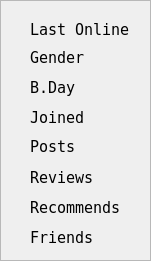
   <widget class="QFrame" name="frame">
    <property name="geometry">
     <rect>
      <x>0</x>
      <y>290</y>
      <width>151</width>
      <height>261</height>
     </rect>
    </property>
    <property name="font">
     <font>
      <family>NSimSun</family>
      <pointsize>11</pointsize>
     </font>
    </property>
    <property name="frameShape">
     <enum>QFrame::StyledPanel</enum>
    </property>
    <property name="frameShadow">
     <enum>QFrame::Raised</enum>
    </property>
    <widget class="QLabel" name="label_2">
     <property name="geometry">
      <rect>
       <x>30</x>
       <y>20</y>
       <width>101</width>
       <height>20</height>
      </rect>
     </property>
     <property name="text">
      <string>Last Online</string>
     </property>
    </widget>
    <widget class="QLabel" name="label_3">
     <property name="geometry">
      <rect>
       <x>30</x>
       <y>50</y>
       <width>61</width>
       <height>16</height>
      </rect>
     </property>
     <property name="text">
      <string>Gender</string>
     </property>
    </widget>
    <widget class="QLabel" name="label_4">
     <property name="geometry">
      <rect>
       <x>30</x>
       <y>80</y>
       <width>61</width>
       <height>16</height>
      </rect>
     </property>
     <property name="text">
      <string>B.Day</string>
     </property>
    </widget>
    <widget class="QLabel" name="label_5">
     <property name="geometry">
      <rect>
       <x>30</x>
       <y>110</y>
       <width>81</width>
       <height>16</height>
      </rect>
     </property>
     <property name="text">
      <string>Joined</string>
     </property>
    </widget>
    <widget class="QLabel" name="label_6">
     <property name="geometry">
      <rect>
       <x>30</x>
       <y>140</y>
       <width>47</width>
       <height>13</height>
      </rect>
     </property>
     <property name="text">
      <string>Posts</string>
     </property>
    </widget>
    <widget class="QLabel" name="label_7">
     <property name="geometry">
      <rect>
       <x>30</x>
       <y>170</y>
       <width>71</width>
       <height>16</height>
      </rect>
     </property>
     <property name="text">
      <string>Reviews</string>
     </property>
    </widget>
    <widget class="QLabel" name="label_8">
     <property name="geometry">
      <rect>
       <x>30</x>
       <y>200</y>
       <width>91</width>
       <height>16</height>
      </rect>
     </property>
     <property name="text">
      <string>Recommends</string>
     </property>
    </widget>
    <widget class="QLabel" name="label_9">
     <property name="geometry">
      <rect>
       <x>30</x>
       <y>230</y>
       <width>71</width>
       <height>16</height>
      </rect>
     </property>
     <property name="text">
      <string>Friends</string>
     </property>
    </widget>
   </widget>
